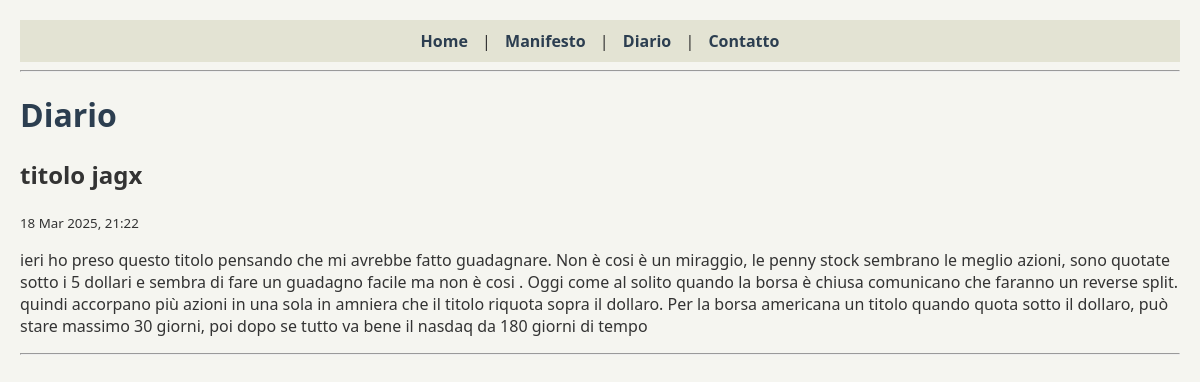
The page /diario/ on the database its author committed.
### radici/models.py (models this page shows, shortened)
class Storia(models.Model):
    titolo = models.CharField(max_length=200)
    contenuto = models.TextField()
    data_creazione = models.DateTimeField(auto_now_add=True)

### radici/views.py (the view)
# urls.py: path('diario/', views.diario, name='diario'),
def diario(request):
    storie = Storia.objects.order_by('-data_creazione')
    return render(request, 'diario.html', {'storie': storie})

### templates/diario.html
{% extends "base.html" %}
{% block content %}
<h1>Diario</h1>
{% for storia in storie %}
    <div style="margin-bottom: 30px;">
        <h2>{{ storia.titolo }}</h2>
        <small>{{ storia.data_creazione|date:"d M Y, H:i" }}</small>
        <p>{{ storia.contenuto }}</p>
        <hr>
    </div>
{% empty %}
    <p>Ancora nessuna storia. Ma ogni silenzio è un seme.</p>
{% endfor %}
{% endblock %}

### templates/base.html (shortened to what this page needs)
{% load static %}
<!DOCTYPE html>
<html lang="it">
<head>
    <link rel="stylesheet" href="{% static 'css/stile.css' %}">
</head>
<body>
    <nav>
        <a href="/">Home</a> |
        <a href="/manifesto/">Manifesto</a> |
        <a href="/diario/">Diario</a> |
        <a href="/contatto/">Contatto</a>
    </nav>
    <hr>
    {% block content %}{% endblock %}
</body>
</html>

### static/css/stile.css (style rules this page uses)
body { font-family: 'Segoe UI', Tahoma, Geneva, Verdana, sans-serif; background-color: #f5f5f0; color: #333; margin: 0; padding: 20px; }
nav { background-color: #e3e3d3; padding: 10px; text-align: center; }
nav a { margin: 0 10px; text-decoration: none; color: #2c3e50; font-weight: bold; }
h1 { color: #2c3e50; }

### rows shown on the page
Storia: titolo "titolo jagx", data_creazione "18 Mar 2025, 21:22", contenuto "ieri ho preso questo titolo pensando che mi avrebbe fatto guadagnare. Non è cosi è un miraggio, le penny stock sembrano le meglio azioni, sono quotate sotto i 5 dollari e sembra di fare un guadagno facile ma non è cosi . Oggi come al solito quando la borsa è chiusa comunicano che faranno un reverse split. quindi accorpano più azioni in una sola in amniera che il titolo riquota sopra il dollaro. Per la borsa americana un titolo quando quota sotto il dollaro, può stare massimo 30 giorni, poi dopo se tutto va bene il nasdaq da 180 giorni di tempo"
